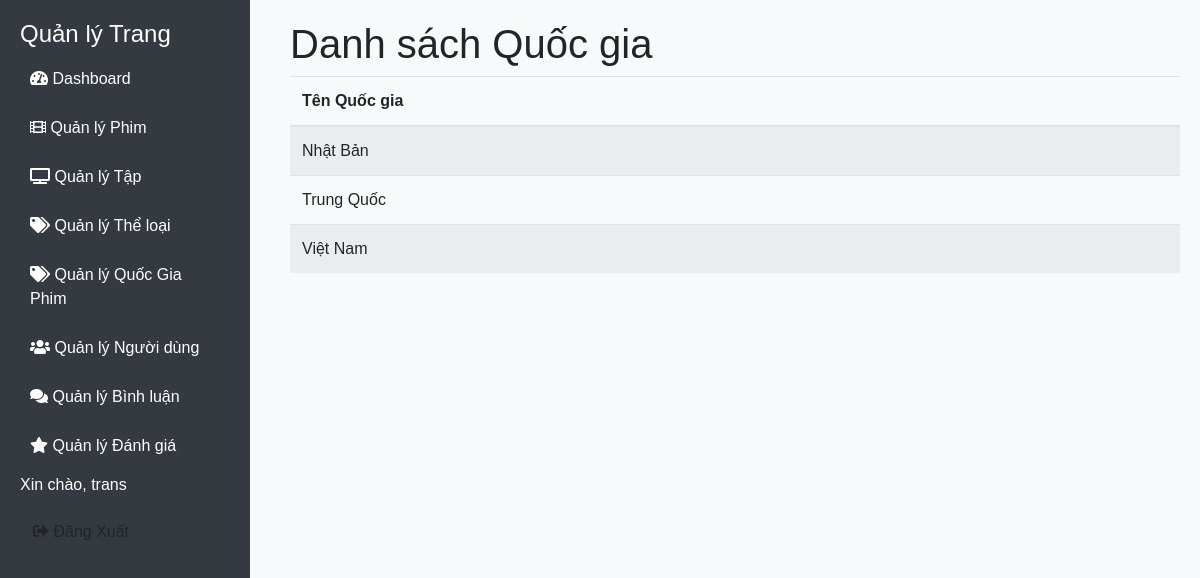
Screenshot of /admin/manage_nation/index.php (signed in) with the database file from the repository.
### tables this page shows
CREATE TABLE `countries` (
  `id` int(11) NOT NULL,
  `name` varchar(100) NOT NULL
);

### admin/manage_nation/index.php (the view, shortened to what this page needs)
<?php
include('../dbconnect.php');
$current_user_role = $_SESSION['role'];
?>
<!DOCTYPE html>
<html lang="vi">
<head>
    <link rel="stylesheet" href="https://stackpath.bootstrapcdn.com/bootstrap/4.5.2/css/bootstrap.min.css">
    <link rel="stylesheet" href="https://cdnjs.cloudflare.com/ajax/libs/font-awesome/5.15.4/css/all.min.css">
    <link rel="stylesheet" href="../view/style.css">
</head>
<body>
    <?php include_once('../sidebar.php'); ?>
    <div class="content">
        <h1>Danh sách Quốc gia</h1>
        <?php
        $sql = "SELECT * FROM countries";
        $result = $conn->query($sql);
        ?>
        <table class="table table-striped">
            <thead>
                <tr>
                    <th>Tên Quốc gia</th>
                </tr>
            </thead>
            <tbody>
                <?php
                if ($result->num_rows > 0) {
                    while($row = $result->fetch_assoc()) {
                        echo "<tr>
                                <td>{$row['name']}</td>";
                        echo "</tr>";
                    }
                } else {
                    echo "<tr><td colspan='" . ($current_user_role === 'admin' ? "2" : "1") . "'>Không có dữ liệu</td></tr>";
                }
                ?>
            </tbody>
        </table>
    </div>
</body>
</html>

### admin/view/style.css (style rules this page uses)
body { font-family: Arial, sans-serif; background-color: #f8f9fa; }
.content { margin-left: 270px; padding: 20px; }

### rows the page displays
countries: name "Nhật Bản"
countries: name "Trung Quốc"
countries: name "Việt Nam"

### other values shown
$_SESSION['username'] "trans"
